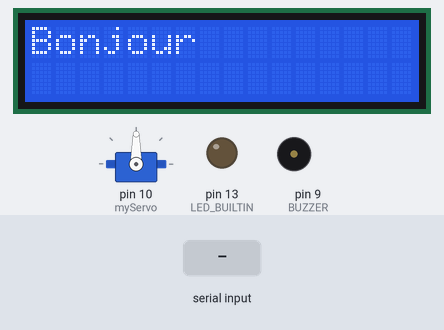
Simulated run of this sketch. Board: Arduino Mega 2560, built with avr-gcc and run on an emulated ATmega2560. Shown: 16×2 character LCD, servo, output pins drawn as LEDs (lit = HIGH), buzzer (waves = sounding, pin HIGH). The test bench sets the inputs (shaded band). What the sketch prints to the serial monitor is not drawn.

Above: at 1.2 s.
1.3 s: "1" received over Serial
At 1.9 s:
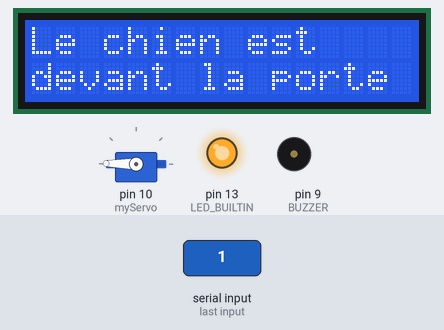
At 12.1 s:
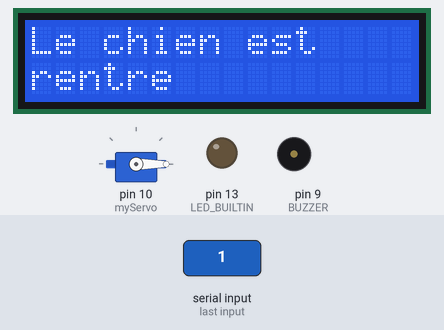
Timing chart, 0 to 13.6 s (numbered marks = the images above; inputs shaded):
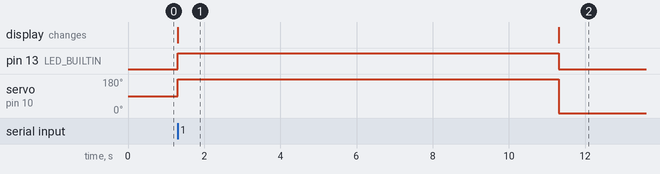

The sketch:

ArduinoDogV1.ino
```cpp
// librairies
#include <SoftwareSerial.h>
#include <Arduino.h>
#include <LiquidCrystal.h>
#include <Servo.h>

Servo myServo;

#define BUZZER 9
//#define DOORLOCKA 7
//#define DOORLOCKB 8

// Initialisation des pin pour le LCD  http://www.arduino.cc/en/Tutorial/LiquidCrystalDisplay

const int rs = 12, en = 11, d4 = 5, d5 = 4, d6 = 3, d7 = 2;
LiquidCrystal lcd(rs, en, d4, d5, d6, d7);


  int MessageRPI = 0;                            // initialisation des données
  int MessageRead = 0;
  int Loop1 = 0;
  int Loop2 = 0;


void setup() {
  // put your setup code here, to run once:

  Serial.begin(9600);
  Serial.print("Start");
  pinMode(LED_BUILTIN, OUTPUT);
  digitalWrite(LED_BUILTIN, LOW);


/**************************************************************************************************************************************************
 * ************************************************ POUR ARDUINO MEGA*****************************************************************************

       // initialisation du timer5
  noInterrupts();                                 // désactivation des interruption pendant l'initialisation
  TCCR5A = 0;
  TCCR5B = 0;
  TCNT5  = 0;

  OCR5A = 62500;                                  // Registre de comparaison 62500 pour 1hz
  TCCR5B |= (1 << WGM52);                         // CTC mode
  TCCR5B |= (1 << CS52);                          // 256 prescaler
  TIMSK5 |= (1 << OCIE5A);                        // active l'interruption par comparaison
  interrupts();                                   // fin de l'initialisation, réactivation de toutes les interruptions
  Serial.begin(9600);
  Serial.print("Start");                          // debug


****************************************************************************************************************************************************************************/
   // initialisation de l'écran LCD

  lcd.begin(16, 2);
  lcd.print("Bonjour");


  // Déclaration des entrée - sorties
pinMode(BUZZER, OUTPUT);
//pinMode(DOORLOCKA, OUTPUT);
//pinMode(DOORLOCKB, OUTPUT);

  myServo.attach(10);
}

/**************************************INTERRUPTION ARDUINO MEGA**********************************************************
ISR(TIMER5_COMPA_vect)                            // Fonction activée à chaque interruption du timer5 quand le timer atteint la valeur OCR5A
{
}
/***************************************************************************************************************************/


void loop() {
  // put your main code here, to run repeatedly:


 if (Serial.available() > 0) {                   // lecture du message serial venant du RPI
    MessageRead = 0;
    MessageRPI = Serial.read();
    Serial.print(MessageRPI);                  //debug

    if (MessageRPI == '1')
    {
      lcd.setCursor(0,0);
      lcd.print("Le chien est");    // activation de la porte pendant 10s
      lcd.setCursor(0,1);
      lcd.print("devant la porte");
      Serial.print("Le chien est devant la porte");
      digitalWrite(LED_BUILTIN, HIGH);
//      digitalWrite(DOORLOCKA, HIGH);
//      digitalWrite(DOORLOCKB, HIGH);
      myServo.write(179);
      delay(10000);

      lcd.clear();
      lcd.setCursor(0,0);
      lcd.print("Le chien est");             // Desactivation
      lcd.setCursor(0,1);
      lcd.print("rentre");
      Serial.print("Le chien est rentré");
      digitalWrite(LED_BUILTIN, LOW);
//      digitalWrite(DOORLOCKA, LOW);
//      digitalWrite(DOORLOCKB, LOW);
      myServo.write(0);
      delay(3000);
      lcd.clear();
    }


    if (MessageRPI == '2')
    {
      Serial.print("Intrus Detecte");
      lcd.setCursor(0,0);
      lcd.print("Intrus Detecte");
      digitalWrite(LED_BUILTIN, LOW);
      tone(BUZZER, 3000);                           //Buzz pendant 5s à 3Khz
      delay(5000);

      Serial.print("Intrus Partis");                // désactivation
      lcd.clear();
      lcd.setCursor(0,0);
      lcd.print("Intrus partis");
      noTone(BUZZER);
      delay(3000);
      lcd.clear();
      }
    }
}
```

Measured:
- after the input at 1.3 s, pin 13 (LED_BUILTIN): LOW → HIGH at once, → LOW 10.0 s later; servo on pin 10 (myServo): 90° → 179° at once, → 0° 10.0 s later; the display: changes at once (image 1)
- what the display in image 1 shows lasts 10.0 s, from 1.3 s to 11.3 s
